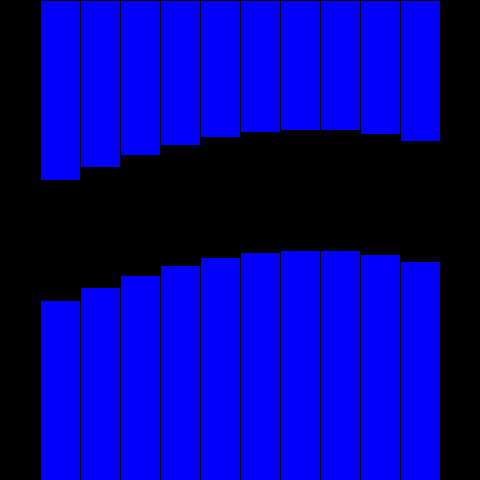
Frame 1 (no input)
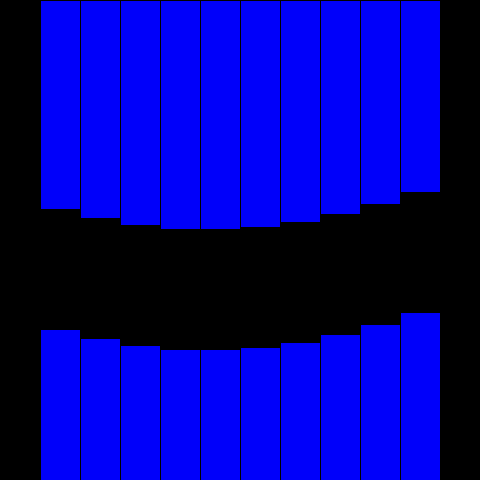
Frame 60 (the mouse pressed at the canvas centre just before this capture)
Frame 120 (the mouse held since frame 60 and released just before this capture): identical to frame 60, image omitted

The Processing sketch that drew these frames (run headless with seeded random() and noise(); from frame 60 on, the mouse is pressed at the canvas centre):

// Processing sketch: exercise2
// ── exercise2.pde
float spacing = 40;
float a;
float inc = TWO_PI/25.0;


void setup()
{
  size(480,480);
}

void draw(){
  background(0);
  frameRate(3);
  for(float x = 40 ; x < width-40 ; x += spacing){
    fill(0,0,250);
    rect(x,0,spacing,180-sin(a)*50);
    rect(x,height-(180+sin(a)*50),spacing,180+sin(a)*50);

    a = a + inc; 
    
}
}
